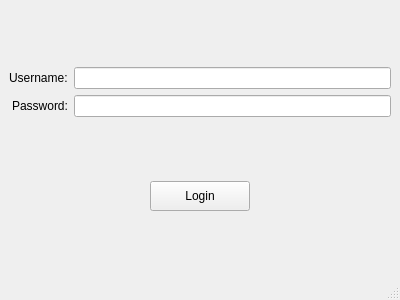
<?xml version="1.0" encoding="UTF-8"?>
<ui version="4.0">
 <class>MainWindow</class>
 <widget class="QMainWindow" name="MainWindow">
  <property name="geometry">
   <rect>
    <x>0</x>
    <y>0</y>
    <width>400</width>
    <height>300</height>
   </rect>
  </property>
  <property name="windowTitle">
   <string>Login</string>
  </property>
  <widget class="QWidget" name="centralwidget">
   <layout class="QVBoxLayout" name="verticalLayout">
    <item>
     <spacer name="verticalSpacer">
      <property name="orientation">
       <enum>Qt::Vertical</enum>
      </property>
      <property name="sizeHint" stdset="0">
       <size>
        <width>20</width>
        <height>40</height>
       </size>
      </property>
     </spacer>
    </item>
    <item>
     <layout class="QFormLayout" name="formLayout">
      <property name="labelAlignment">
       <set>Qt::AlignRight|Qt::AlignTrailing|Qt::AlignVCenter</set>
      </property>
      <item row="0" column="0">
       <widget class="QLabel" name="usernameLabel">
        <property name="text">
         <string>Username:</string>
        </property>
       </widget>
      </item>
      <item row="0" column="1">
       <widget class="QLineEdit" name="usernameInput"/>
      </item>
      <item row="1" column="0">
       <widget class="QLabel" name="passwordLabel">
        <property name="text">
         <string>Password:</string>
        </property>
       </widget>
      </item>
      <item row="1" column="1">
       <widget class="QLineEdit" name="passwordInput">
        <property name="echoMode">
         <enum>QLineEdit::Password</enum>
        </property>
       </widget>
      </item>
     </layout>
    </item>
    <item>
     <spacer name="verticalSpacer_2">
      <property name="orientation">
       <enum>Qt::Vertical</enum>
      </property>
      <property name="sizeHint" stdset="0">
       <size>
        <width>20</width>
        <height>20</height>
       </size>
      </property>
     </spacer>
    </item>
    <item alignment="Qt::AlignHCenter">
     <widget class="QPushButton" name="loginButton">
      <property name="minimumSize">
       <size>
        <width>100</width>
        <height>30</height>
       </size>
      </property>
      <property name="text">
       <string>Login</string>
      </property>
     </widget>
    </item>
    <item>
     <spacer name="verticalSpacer_3">
      <property name="orientation">
       <enum>Qt::Vertical</enum>
      </property>
      <property name="sizeHint" stdset="0">
       <size>
        <width>20</width>
        <height>40</height>
       </size>
      </property>
     </spacer>
    </item>
   </layout>
  </widget>
  <widget class="QStatusBar" name="statusbar"/>
 </widget>
 <resources/>
 <connections/>
</ui>
